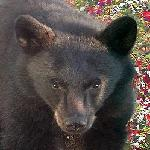
#> input picture TopCoder/AnimalFaces/Image/BearHead/bearfrontal0004.jpg, 150 x 150 px, found by its file name; its folder holds 3 pictures in this run
$ jupyter execute --allow-errors AnimalFaceAnalisis.ipynb   (shell and % lines are left out)
#> lines starting #> are read from the running program, lines starting #| are printed output that depends on the picture
# Problema de detección de caras de animales

# Imports

[cell 1]

import matplotlib.pyplot as plt
import numpy as np
import os
import pprint
pp = pprint.PrettyPrinter(indent=4)

# Preparando el Dataset

[cell 2]
import joblib
from skimage.io import imread
from skimage.transform import resize

def resize_all(src, pklname, include, width=150, height=None):
    """
    load images from path, resize them and write them as arrays to a dictionary,
    together with labels and metadata. The dictionary is written to a pickle file
    named '{pklname}_{width}x{height}px.pkl'.

    Parameter
    ---------
    src: str
        path to data
    pklname: str
        path to output file
    width: int
        target width of the image in pixels
    include: set[str]
        set containing str
    """
#> called with pklname = 'animal_faces', width = 80

    height = height if height is not None else width

    data = dict()
    data['description'] = 'resized ({0}x{1})animal images in rgb'.format(int(width), int(height))
    data['label'] = []
    data['filename'] = []
    data['data'] = []

    pklname = f"{pklname}_{width}x{height}px.pkl"

    # read all images in PATH, resize and write to DESTINATION_PATH
    for subdir in os.listdir(src):
        if subdir in include:
            print(subdir)
            current_path = os.path.join(src, subdir)

            for file in os.listdir(current_path):
                if file[-3:] in {'jpg', 'png'}:
                    im = imread(os.path.join(current_path, file))
#> im is the input picture: shape (150, 150, 3); mean R, G, B 83.6, 75.6, 71.5
                    im = resize(im, (width, height)) #[:,:,::-1]
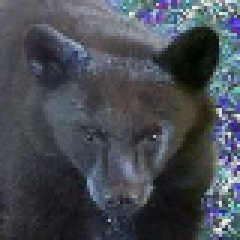
#> im: shape (80, 80, 3) float64 (shown 3 times larger); mean B, G, R 0.328, 0.297, 0.28
                    data['label'].append(subdir[:-4])
                    data['filename'].append(file)
                    data['data'].append(im)

        joblib.dump(data, pklname)

[cell 3]
# modify to fit your system
data_path = fr'{os.getenv("HOME")}/Escriptori/Competitive-Programming-Solved-Problems/TopCoder/Comets/Image'
os.listdir(data_path)

# Ancho y altura a 80 pixeles

[cell 4]
base_name = 'animal_faces'
width = 80

include = {'ChickenHead', 'BearHead', 'ElephantHead',
           'EagleHead', 'DeerHead', 'MonkeyHead', 'PandaHead'}

resize_all(src=data_path, pklname=base_name, width=width, include=include)

# Cargamos datos y mostramos resumen

[cell 5]
from collections import Counter

data = joblib.load(f'{base_name}_{width}x{width}px.pkl')

print('number of samples: ', len(data['data']))
print('keys: ', list(data.keys()))
print('description: ', data['description'])
print('image shape: ', data['data'][0].shape)
print('labels:', np.unique(data['label']))

Counter(data['label'])

# Mostramos un ejemplo de imagen de cada animal

[cell 6]
# use np.unique to get all unique values in the list of labels
labels = np.unique(data['label'])

# set up the matplotlib figure and axes, based on the number of labels
fig, axes = plt.subplots(1, len(labels))
fig.set_size_inches(15,4)
fig.tight_layout()

# make a plot for every label (equipment) type. The index method returns the
# index of the first item corresponding to its search string, label in this case
#> (the rest of this cell did not finish here and is left out)

# Por convencion, llamamos a la entrada X y a las etiquetas Y

[cell 7]
X = np.array(data['data'])
y = np.array(data['label'])

# Separamos datos de entrenamiento y test (Aleatorio, diferente separacion cada vez)

[cell 8]
from sklearn.model_selection import train_test_split

X_train, X_test, y_train, y_test = train_test_split(
    X,
    y,
    test_size=0.2,
    shuffle=True,
    random_state=42,
)

# Verificar distribucion de fotos es similar entre ambos conjuntos

[cell 9]
def plot_bar(y, loc='left', relative=True):
    width = 0.35
    if loc == 'left':
        n = -0.5
    elif loc == 'right':
        n = 0.5

    # calculate counts per type and sort, to ensure their order
    unique, counts = np.unique(y, return_counts=True)
    sorted_index = np.argsort(unique)
    unique = unique[sorted_index]

    if relative:
        # plot as a percentage
        counts = 100*counts[sorted_index]/len(y)
        ylabel_text = '% count'
    else:
        # plot counts
        counts = counts[sorted_index]
        ylabel_text = 'count'

    xtemp = np.arange(len(unique))

    plt.bar(xtemp + n*width, counts, align='center', alpha=.7, width=width)
    plt.xticks(xtemp, unique, rotation=45)
    plt.xlabel('equipment type')
    plt.ylabel(ylabel_text)

plt.suptitle('relative amount of photos per type')
plot_bar(y_train, loc='left')
plot_bar(y_test, loc='right')
plt.legend([
    'train ({0} photos)'.format(len(y_train)),
    'test ({0} photos)'.format(len(y_test))
]);
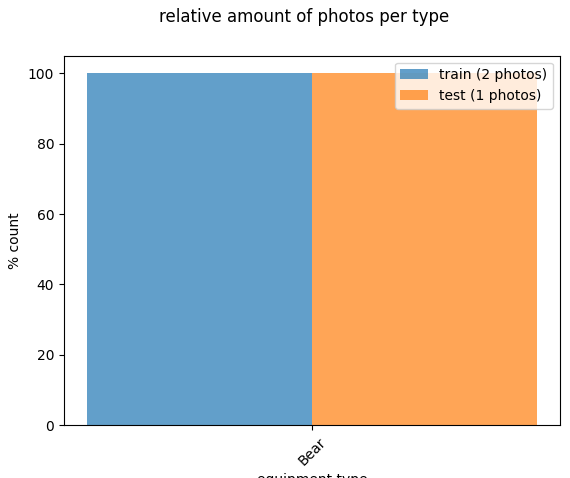
#> figure drawn by matplotlib, 1 panel

# Entrenando con imagenes de 8x8 y tecnica HOG-SVM

[cell 10]
from skimage.feature import hog
from skimage.io import imread
from skimage.transform import rescale

dog = imread('Kim_at_14_weeks.jpg', as_gray=True)
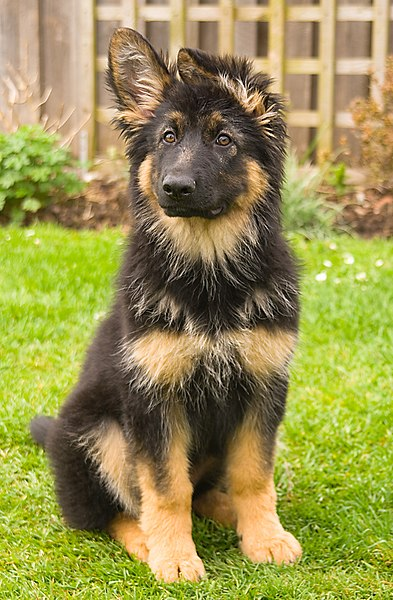
#> input picture TopCoder/AnimalFaces/Kim_at_14_weeks.jpg, 393 x 600 px
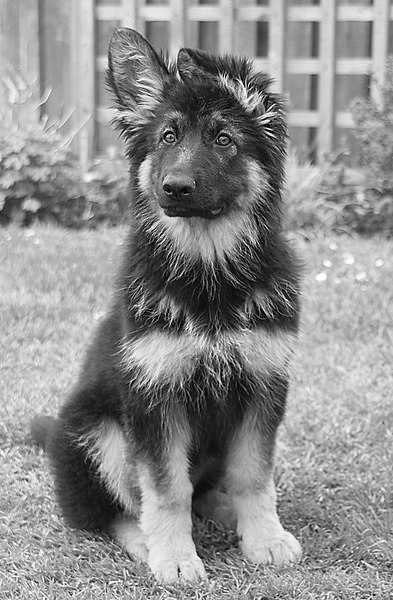
#> dog: shape (600, 393) float64; min 0.000833, max 0.999, mean 0.559
# https://en.wikipedia.org/wiki/German_Shepherd#/media/File:Kim_at_14_weeks.jpg

# scale down the image to one third
dog = rescale(dog, 1/3, mode='reflect')
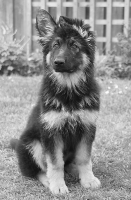
#> dog: shape (200, 131) float64; min 0.0431, max 0.991, mean 0.559
# calculate the hog and return a visual representation.
dog_hog, dog_hog_img = hog(
    dog, pixels_per_cell=(14,14),
    cells_per_block=(2, 2),
    orientations=9,
    visualize=True,
    block_norm='L2-Hys')
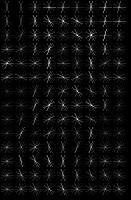
#> dog_hog_img: shape (200, 131) float64; min 0, max 0.153, mean 0.00693; drawn with min black and max white
#> dog_hog = 3744 values, max 0.329 at index 0, min 0.00271 at index 327, mean 0.151

fig, ax = plt.subplots(1,2)
fig.set_size_inches(8,6)
# remove ticks and their labels
[a.tick_params(bottom=False, left=False, labelbottom=False, labelleft=False)
    for a in ax]

ax[0].imshow(dog, cmap='gray')
ax[0].set_title('dog')
ax[1].imshow(dog_hog_img, cmap='gray')
ax[1].set_title('hog')
plt.show()

# Imprimimos numero de pixeles y caracteristicas HOG

[cell 11]
print('number of pixels: ', dog.shape[0] * dog.shape[1])
#| number of pixels:  26200
print('number of hog features: ', dog_hog.shape[0])
#| number of hog features:  3744

# Transformaciones imagenes

[cell 12]
from sklearn.base import BaseEstimator, TransformerMixin

class RGB2GrayTransformer(BaseEstimator, TransformerMixin):
    """
    Convert an array of RGB images to grayscale
    """

    def __init__(self):
        pass

    def fit(self, X, y=None):
        """returns itself"""
        return self

    def transform(self, X, y=None):
        """perform the transformation and return an array"""
        return np.array([skimage.color.rgb2gray(img) for img in X])


class HogTransformer(BaseEstimator, TransformerMixin):
    """
    Expects an array of 2d arrays (1 channel images)
    Calculates hog features for each img
    """

    def __init__(self, y=None, orientations=9,
                 pixels_per_cell=(8, 8),
                 cells_per_block=(3, 3), block_norm='L2-Hys'):
        self.y = y
        self.orientations = orientations
        self.pixels_per_cell = pixels_per_cell
        self.cells_per_block = cells_per_block
        self.block_norm = block_norm

    def fit(self, X, y=None):
        return self

    def transform(self, X, y=None):

        def local_hog(X):
            return hog(X,
                       orientations=self.orientations,
                       pixels_per_cell=self.pixels_per_cell,
                       cells_per_block=self.cells_per_block,
                       block_norm=self.block_norm)

        try: # parallel
            return np.array([local_hog(img) for img in X])
        except:
            return np.array([local_hog(img) for img in X])

# Preprocesamos RGB a HOG

[cell 13]
from sklearn.linear_model import SGDClassifier
from sklearn.model_selection import cross_val_predict
from sklearn.preprocessing import StandardScaler, Normalizer
import skimage

# create an instance of each transformer
grayify = RGB2GrayTransformer()
hogify = HogTransformer(
    pixels_per_cell=(14, 14),
    cells_per_block=(2,2),
    orientations=9,
    block_norm='L2-Hys'
)
scalify = StandardScaler()

# call fit_transform on each transform converting X_train step by step
X_train_gray = grayify.fit_transform(X_train)
X_train_hog = hogify.fit_transform(X_train_gray)
X_train_prepared = scalify.fit_transform(X_train_hog)

print(X_train_prepared.shape)

# Entrenamos el clasificador

[cell 14]
sgd_clf = SGDClassifier(random_state=42, max_iter=1000, tol=1e-3)
#> (the rest of this cell did not finish here and is left out)

# Testeamos con el conjunto de test

[cell 15]
X_test_gray = grayify.transform(X_test)
X_test_hog = hogify.transform(X_test_gray)
X_test_prepared = scalify.transform(X_test_hog)

# Hacemos predicción

[cell 16]
y_pred = sgd_clf.predict(X_test_prepared)
print(np.array(y_pred == y_test)[:25])
print('')
print('Percentage correct: ', 100*np.sum(y_pred == y_test)/len(y_test))

# Matriz de confusion sobre prediccion

[cell 17]
import pandas as pd
labels = ['yes', 'yes', 'yes', 'yes', 'yes', 'yes', 'no',  'no', 'no', 'no']
predictions = ['yes', 'yes', 'yes', 'yes', 'no',  'no',  'yes', 'no', 'no', 'no']

# put the data in a dataframe for pretty printing
df = pd.DataFrame(
    np.c_[labels, predictions],
    columns=['true_label', 'prediction']
)
df

# Resumimos las predicciones

[cell 18]
from sklearn.metrics import confusion_matrix

label_names = ['yes', 'no']
cmx = confusion_matrix(labels, predictions, labels=label_names)
df = pd.DataFrame(cmx, columns=label_names, index=label_names)
df.columns.name = 'prediction'
df.index.name = 'label'
df

# Pintamos las diagonales

[cell 19]
plt.imshow(cmx)
plt.xticks([])
plt.yticks([])
plt.colorbar()
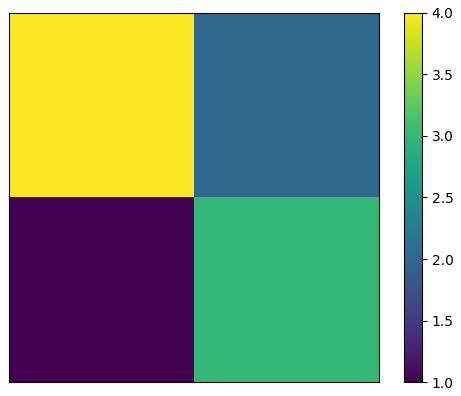
#> figure drawn by matplotlib, 2 panels

# Mas sobre matriz confusion

[cell 20]
cmx = confusion_matrix(y_test, y_pred)
cmx

# Preparamos para mostrarlo

[cell 21]
from mpl_toolkits.axes_grid1 import make_axes_locatable

def plot_confusion_matrix(cmx, vmax1=None, vmax2=None, vmax3=None):
    cmx_norm = 100*cmx / cmx.sum(axis=1, keepdims=True)
    cmx_zero_diag = cmx_norm.copy()

    np.fill_diagonal(cmx_zero_diag, 0)

    fig, ax = plt.subplots(ncols=3)
    fig.set_size_inches(12, 3)
    [a.set_xticks(range(len(cmx)+1)) for a in ax]
    [a.set_yticks(range(len(cmx)+1)) for a in ax]

    im1 = ax[0].imshow(cmx, vmax=vmax1)
    ax[0].set_title('as is')
    im2 = ax[1].imshow(cmx_norm, vmax=vmax2)
    ax[1].set_title('%')
    im3 = ax[2].imshow(cmx_zero_diag, vmax=vmax3)
    ax[2].set_title('% and 0 diagonal')

    dividers = [make_axes_locatable(a) for a in ax]
    cax1, cax2, cax3 = [divider.append_axes("right", size="5%", pad=0.1)
                        for divider in dividers]

    fig.colorbar(im1, cax=cax1)
    fig.colorbar(im2, cax=cax2)
    fig.colorbar(im3, cax=cax3)
    fig.tight_layout()

plot_confusion_matrix(cmx)

# the types appear in this order
print('\n', sorted(np.unique(y_test)))
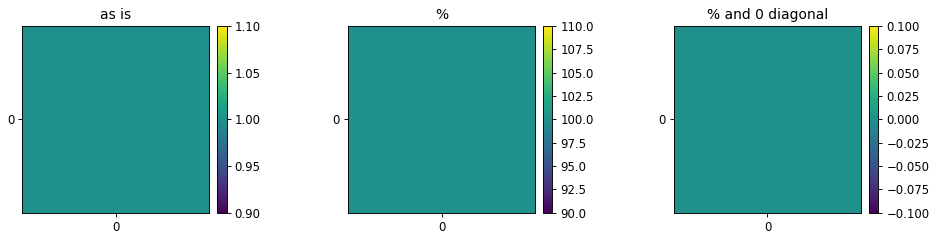
#> figure drawn by matplotlib, 6 panels

# Optimizando

[cell 22]
from sklearn.pipeline import Pipeline
from sklearn import svm

HOG_pipeline = Pipeline([
    ('grayify', RGB2GrayTransformer()),
    ('hogify', HogTransformer(
        pixels_per_cell=(14, 14),
        cells_per_block=(2, 2),
        orientations=9,
        block_norm='L2-Hys')
    ),
    ('scalify', StandardScaler()),
    ('classify', SGDClassifier(random_state=42, max_iter=1000, tol=1e-3))
])

#> (the rest of this cell did not finish here and is left out)

#  Grid Search

[cell 23]
from sklearn.model_selection import GridSearchCV

param_grid = [
    {
        'hogify__orientations': [8, 9],
        'hogify__cells_per_block': [(2, 2), (3, 3)],
        'hogify__pixels_per_cell': [(8, 8), (10, 10), (12, 12)]
    },
    {
        'hogify__orientations': [8],
         'hogify__cells_per_block': [(3, 3)],
         'hogify__pixels_per_cell': [(8, 8)],
         'classify': [
             SGDClassifier(random_state=42, max_iter=1000, tol=1e-3),
             svm.SVC(kernel='linear')
         ]
    }
]

[cell 24]
grid_search = GridSearchCV(HOG_pipeline,
                           param_grid,
                           cv=3,
                           n_jobs=-1,
                           scoring='accuracy',
                           verbose=1,
                           return_train_score=True)

#> (the rest of this cell did not finish here and is left out)


# Guardamos modelo generado

#> (a cell that did not finish here is left out)

# Informacion varia

#> (a cell that did not finish here is left out)

#> (a cell that did not finish here is left out)

#> (a cell that did not finish here is left out)

# Porcentaje aciertos Grid Search

#> (a cell that did not finish here is left out)

# De nuevo matriz de confusion

#> (a cell that did not finish here is left out)

[cell 31]
plot_confusion_matrix(cmx, vmax1=225, vmax2=100, vmax3=12)
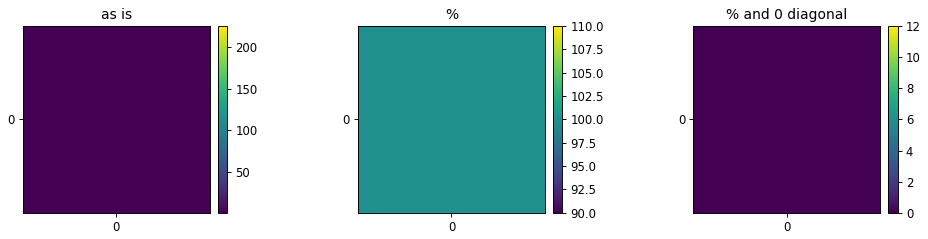
#> figure drawn by matplotlib, 6 panels
